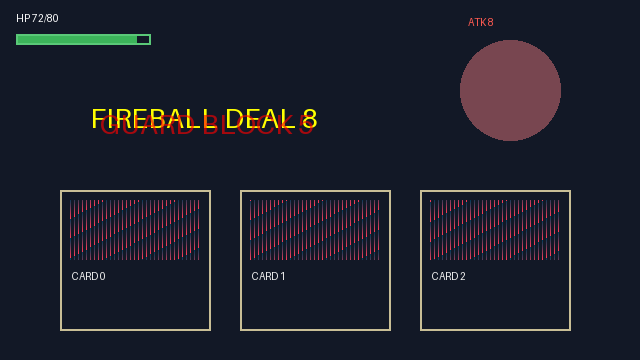
#> input picture tools/vision/fixtures/overlap_frame.png, 640 x 360 px
$ python -i rubric_scorer.py   (imports and definitions only)
#> lines starting #> are read from the running program, lines starting #| are printed output that depends on the picture
"""Offline visual-rubric scorer for captured frames (post-run only, never gameplay).

Scores one frame plus its matching state digest against visual_rubric.json
and returns strict-JSON per-criterion pass/fail with reasons.

Deterministic (offline) path is the default: every criterion is decided by
local pixel heuristics so the seeded fixtures score correctly with no
network and no API key. An optional model path reuses the MiniMax call
pattern from tools/vision/vlm_client.py (model stays MiniMax-M3.1-Flash-Preview)
when use_model=True and MINIMAX_CN_API_KEY is set; the no_black_screen
verdict is ALWAYS decided locally first (via the .black marker sibling or
mean-luminance check) and is never delegated to the model.

.black marker sibling: for a frame at <path>, if a file exists at
<path>.black (i.e. "<frame>.black" next to the png) the frame is scored
no_black_screen FAIL without calling the model, whatever the pixels say.
"""
from __future__ import annotations

import json
import os

from PIL import Image, ImageStat

RUBRIC_PATH = os.path.join(os.path.dirname(os.path.abspath(__file__)), "visual_rubric.json")
MODEL = "MiniMax-M3.1-Flash-Preview"

BLACK_LUMA_THRESHOLD = 12.0
OVERLAP_BLEND_FRACTION_THRESHOLD = 0.0005
OVERLAP_CORE_PIXEL_THRESHOLD = 25
FLAT_FRACTION_PASS_THRESHOLD = 0.995

# Fixture blend signature: overlap_frame.png draws yellow text (255,255,0)
# then red text (255,0,0) semi-transparently on top. Pixels where they blend
# land near orange (high R, mid G 90..200, low B < 90). Clean frames have no
# such pixels (backgrounds are dark slate/blue, text is white/green).
_BLEND_R_MIN = 150
_BLEND_G_LO, _BLEND_G_HI = 90, 200
_BLEND_B_MAX = 90


# [23 lines left out: function load_rubric, not called in this run]


def _mean_luma(img: Image.Image) -> float:
    return ImageStat.Stat(img.convert("L")).mean[0]


def _has_black_marker(frame_path: str) -> bool:
    return os.path.exists(frame_path + ".black")


# [7 lines left out: function check_no_black_screen, not called in this run]


def _is_blend_pixel(r: int, g: int, b: int) -> bool:
    return r >= _BLEND_R_MIN and _BLEND_G_LO <= g <= _BLEND_G_HI and b <= _BLEND_B_MAX


# [34 lines left out: function check_no_text_overlap, not called in this run]


def _flat_fraction(img: Image.Image) -> float:
    small = img.convert("L").resize((64, 64))
    hist = small.histogram()
    return max(hist) / sum(hist)


# [166 lines left out: functions _digest_text, check_card_art_present, check_hp_readable, check_hand_count_matches_state, check_intent_visible, score_deterministic and 2 more, not called in this run]

>>> from PIL import Image
>>> picture = Image.open('fixtures/overlap_frame.png')
#> picture is the input picture: PIL image 640x360 RGB; mean R, G, B 29.7, 31.4, 42.9
>>> result = _flat_fraction(picture)
#> in _flat_fraction, `small = img.convert("L").resize((64, 64))`:
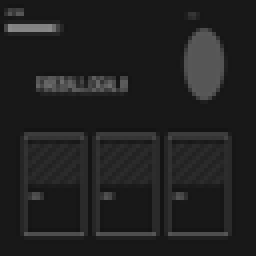
#> small: PIL image 64x64 L (shown 4 times larger); min 19, max 138, mean 32.3
#> in _flat_fraction, `hist = small.histogram()`: hist = 256 values, max 2335 at index 24, min 0 at index 0, mean 16
#> result = 0.57
